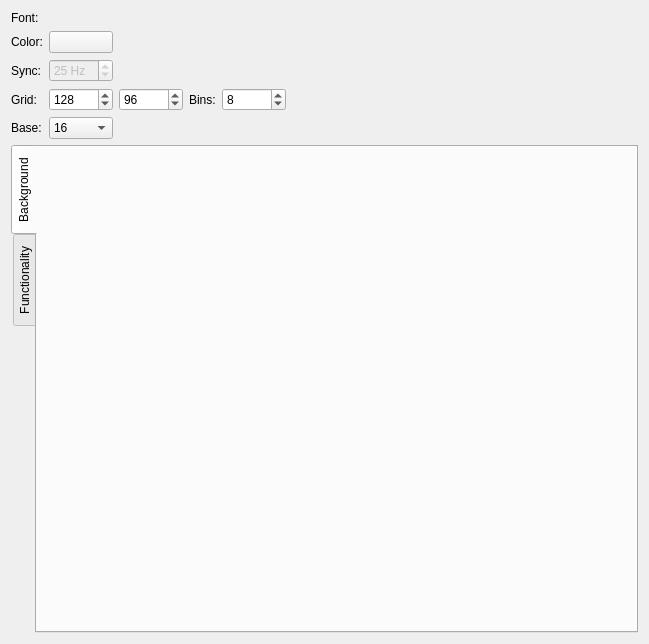
<?xml version="1.0" encoding="UTF-8"?>
<ui version="4.0">
 <class>config</class>
 <widget class="QWidget" name="config">
  <property name="geometry">
   <rect>
    <x>0</x>
    <y>0</y>
    <width>649</width>
    <height>644</height>
   </rect>
  </property>
  <layout class="QGridLayout" name="gridLayout">
   <item row="0" column="0">
    <widget class="QLabel" name="label_1">
     <property name="text">
      <string>Font:</string>
     </property>
    </widget>
   </item>
   <item row="0" column="1">
    <layout class="QHBoxLayout" name="FontBar">
     <item>
      <widget class="KFontRequester" name="FontChooser">
       <property name="font">
        <font>
         <family>Courier New</family>
         <pointsize>7</pointsize>
         <weight>75</weight>
         <italic>false</italic>
         <bold>true</bold>
        </font>
       </property>
      </widget>
     </item>
    </layout>
   </item>
   <item row="1" column="0">
    <widget class="QLabel" name="label_2">
     <property name="text">
      <string>Color:</string>
     </property>
     <property name="buddy">
      <cstring>ColorBtn</cstring>
     </property>
    </widget>
   </item>
   <item row="1" column="1">
    <layout class="QHBoxLayout" name="ColorBar">
     <item>
      <widget class="KColorButton" name="ColorBtn">
       <property name="minimumSize">
        <size>
         <width>64</width>
         <height>0</height>
        </size>
       </property>
       <property name="color">
        <color>
         <red>158</red>
         <green>255</green>
         <blue>55</blue>
        </color>
       </property>
       <property name="defaultColor">
        <color>
         <red>158</red>
         <green>255</green>
         <blue>55</blue>
        </color>
       </property>
      </widget>
     </item>
     <item>
      <spacer name="Spacer1">
       <property name="orientation">
        <enum>Qt::Horizontal</enum>
       </property>
       <property name="sizeHint" stdset="0">
        <size>
         <width>187</width>
         <height>17</height>
        </size>
       </property>
      </spacer>
     </item>
    </layout>
   </item>
   <item row="2" column="0">
    <widget class="QLabel" name="label_3">
     <property name="locale">
      <locale language="English" country="UnitedStates"/>
     </property>
     <property name="text">
      <string>Sync:</string>
     </property>
     <property name="buddy">
      <cstring>RefreshCombo</cstring>
     </property>
    </widget>
   </item>
   <item row="2" column="1">
    <layout class="QHBoxLayout" name="RefreshBar">
     <item>
      <widget class="KIntSpinBox" name="RefreshCombo">
       <property name="enabled">
        <bool>false</bool>
       </property>
       <property name="minimumSize">
        <size>
         <width>64</width>
         <height>0</height>
        </size>
       </property>
       <property name="suffix">
        <string> Hz</string>
       </property>
       <property name="minimum">
        <number>10</number>
       </property>
       <property name="maximum">
        <number>50</number>
       </property>
       <property name="singleStep">
        <number>5</number>
       </property>
       <property name="value">
        <number>25</number>
       </property>
      </widget>
     </item>
     <item>
      <spacer name="Spacer3">
       <property name="orientation">
        <enum>Qt::Horizontal</enum>
       </property>
       <property name="sizeHint" stdset="0">
        <size>
         <width>40</width>
         <height>20</height>
        </size>
       </property>
      </spacer>
     </item>
    </layout>
   </item>
   <item row="3" column="0">
    <widget class="QLabel" name="label_4">
     <property name="locale">
      <locale language="English" country="UnitedStates"/>
     </property>
     <property name="text">
      <string>Grid:</string>
     </property>
     <property name="buddy">
      <cstring>WidthSpinner</cstring>
     </property>
    </widget>
   </item>
   <item row="3" column="1">
    <layout class="QHBoxLayout" name="SizeBar">
     <item>
      <widget class="KIntSpinBox" name="WidthSpinner">
       <property name="minimumSize">
        <size>
         <width>64</width>
         <height>0</height>
        </size>
       </property>
       <property name="minimum">
        <number>64</number>
       </property>
       <property name="maximum">
        <number>256</number>
       </property>
       <property name="singleStep">
        <number>2</number>
       </property>
       <property name="value">
        <number>128</number>
       </property>
      </widget>
     </item>
     <item>
      <widget class="KIntSpinBox" name="HeightSpinner">
       <property name="minimumSize">
        <size>
         <width>64</width>
         <height>0</height>
        </size>
       </property>
       <property name="minimum">
        <number>48</number>
       </property>
       <property name="maximum">
        <number>256</number>
       </property>
       <property name="singleStep">
        <number>2</number>
       </property>
       <property name="value">
        <number>96</number>
       </property>
      </widget>
     </item>
     <item>
      <widget class="QLabel" name="label_5">
       <property name="text">
        <string>Bins:</string>
       </property>
      </widget>
     </item>
     <item>
      <widget class="KIntSpinBox" name="CountSpinner">
       <property name="minimumSize">
        <size>
         <width>64</width>
         <height>0</height>
        </size>
       </property>
       <property name="minimum">
        <number>4</number>
       </property>
       <property name="maximum">
        <number>64</number>
       </property>
       <property name="singleStep">
        <number>4</number>
       </property>
       <property name="value">
        <number>8</number>
       </property>
      </widget>
     </item>
     <item>
      <spacer name="Spacer2">
       <property name="orientation">
        <enum>Qt::Horizontal</enum>
       </property>
       <property name="sizeHint" stdset="0">
        <size>
         <width>40</width>
         <height>20</height>
        </size>
       </property>
      </spacer>
     </item>
    </layout>
   </item>
   <item row="4" column="0">
    <widget class="QLabel" name="label_6">
     <property name="locale">
      <locale language="English" country="UnitedStates"/>
     </property>
     <property name="text">
      <string>Base:</string>
     </property>
    </widget>
   </item>
   <item row="4" column="1">
    <layout class="QHBoxLayout" name="BaseBar">
     <item>
      <widget class="KComboBox" name="BaseCombo">
       <property name="minimumSize">
        <size>
         <width>64</width>
         <height>0</height>
        </size>
       </property>
       <property name="currentIndex">
        <number>1</number>
       </property>
       <property name="autoCompletion">
        <bool>false</bool>
       </property>
       <item>
        <property name="text">
         <string>10</string>
        </property>
       </item>
       <item>
        <property name="text">
         <string>16</string>
        </property>
       </item>
       <item>
        <property name="text">
         <string>36</string>
        </property>
       </item>
       <item>
        <property name="text">
         <string>64</string>
        </property>
       </item>
      </widget>
     </item>
     <item>
      <spacer name="Spacer4">
       <property name="orientation">
        <enum>Qt::Horizontal</enum>
       </property>
       <property name="sizeHint" stdset="0">
        <size>
         <width>40</width>
         <height>20</height>
        </size>
       </property>
      </spacer>
     </item>
    </layout>
   </item>
   <item row="5" column="0" colspan="2">
    <widget class="KTabWidget" name="SettingsGroup">
     <property name="tabPosition">
      <enum>QTabWidget::West</enum>
     </property>
     <property name="currentIndex">
      <number>0</number>
     </property>
     <widget class="QWidget" name="BackgroundSettings">
      <attribute name="title">
       <string>Background</string>
      </attribute>
     </widget>
     <widget class="QWidget" name="FunctionalitySettings">
      <attribute name="title">
       <string>Functionality</string>
      </attribute>
     </widget>
    </widget>
   </item>
  </layout>
 </widget>
 <customwidgets>
  <customwidget>
   <class>KIntSpinBox</class>
   <extends>QSpinBox</extends>
   <header>knuminput.h</header>
  </customwidget>
  <customwidget>
   <class>KFontRequester</class>
   <extends>QWidget</extends>
   <header>kfontrequester.h</header>
  </customwidget>
  <customwidget>
   <class>KComboBox</class>
   <extends>QComboBox</extends>
   <header>kcombobox.h</header>
  </customwidget>
  <customwidget>
   <class>KColorButton</class>
   <extends>QPushButton</extends>
   <header>kcolorbutton.h</header>
  </customwidget>
  <customwidget>
   <class>KTabWidget</class>
   <extends>QTabWidget</extends>
   <header>ktabwidget.h</header>
   <container>1</container>
  </customwidget>
 </customwidgets>
 <resources/>
 <connections/>
</ui>
